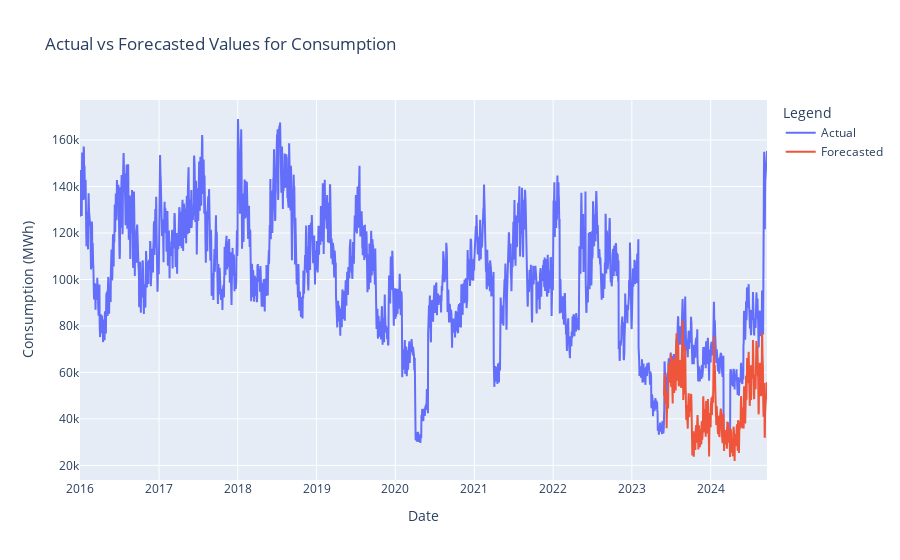

The code cell stored with this chart in its notebook:
### Markdown cell above
## Training a Baseline

### Code cell
order = (0, 1, 0)
baseline = ARIMA(endog_train, exog_train.astype(float), order=order).fit()
predictions = baseline.forecast(steps=len(endog_test), exog=exog_test)
plot_forecasts(data, predictions, split)

### Figure 1 — Plotly figure (JSON) as saved in the notebook; plotly's stock layout.template omitted (floating-point values rounded to 4 significant figures; data arrays with more than 128 entries replaced by an {"elided": "..."} marker saying what was removed)
{"data": [{"mode": "lines", "name": "Actual", "type": "scatter", "x": {"elided": "3184 str values"}, "y": {"elided": "3184 int values"}}, {"mode": "lines", "name": "Forecasted", "type": "scatter", "x": {"elided": "478 str values"}, "y": {"elided": "478 float values"}}], "layout": {"autosize": true, "legend": {"title": {"text": "Legend"}}, "title": {"text": "Actual vs Forecasted Values for Consumption"}, "xaxis": {"autorange": true, "range": ["2016-01-01", "2024-09-18"], "title": {"text": "Date"}, "type": "date"}, "yaxis": {"autorange": true, "range": [13720.0, 177200.0], "title": {"text": "Consumption (MWh)"}, "type": "linear"}}}
